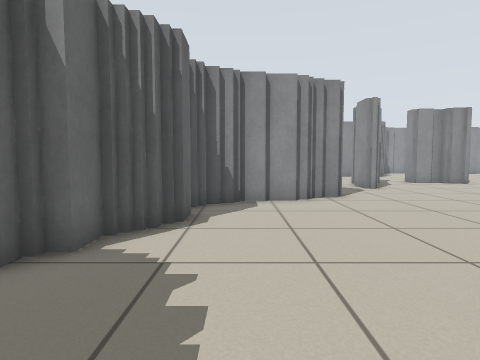
View 1 (above)

24 first-person views from a walk through a world built for the Player/Stage simulator. The camera is 0.68 m above the floor, tilts 4° down and sees 75° across. The lines on the ground mark 1 m squares. The floor is counted in squares, 0.5 m on a side. Each view is taken from the middle of a square. On the plan, view 1 faces up. The plan holds only what a view shows up to about 14 squares ahead; the rest is blank. The place goes on beyond the plan. Robots are left out.

View 2
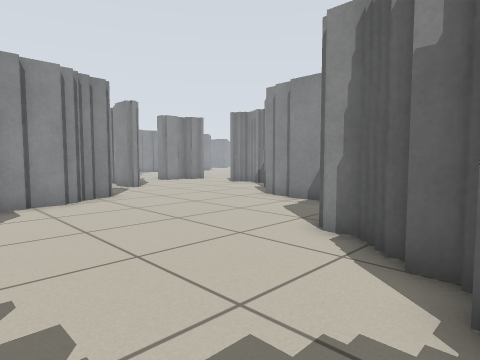

View 3
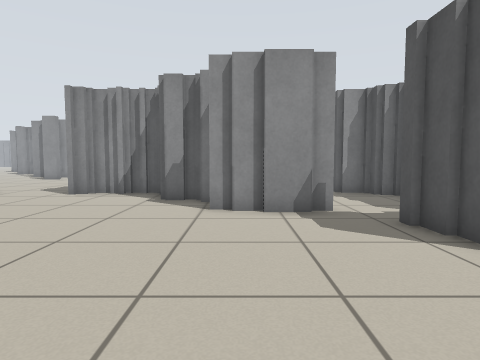

View 4
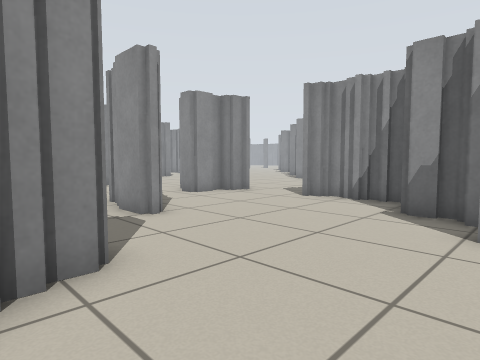

View 5
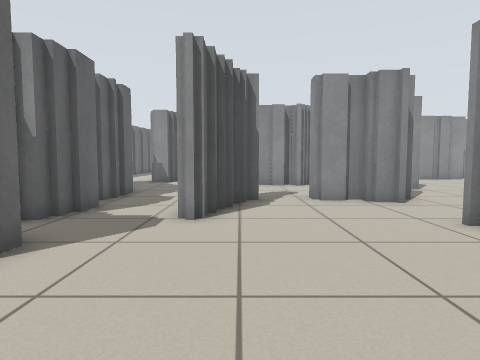

View 6
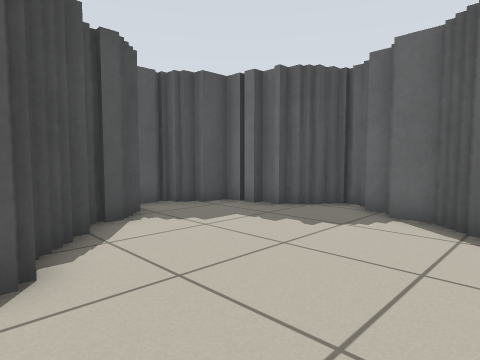

View 7
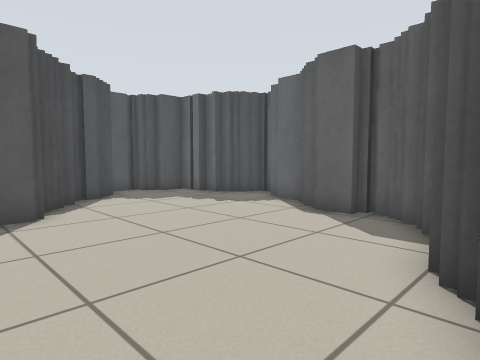

View 8
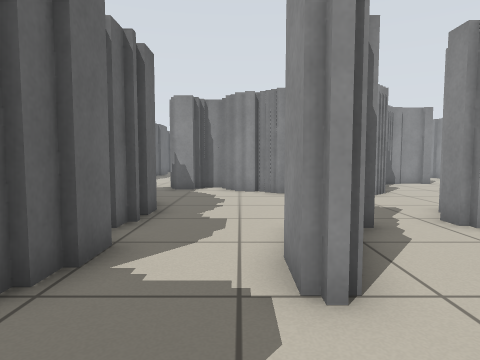

View 9
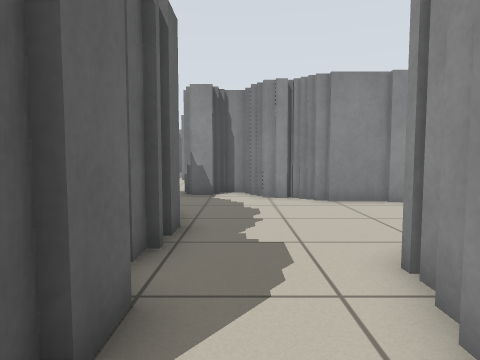

View 10
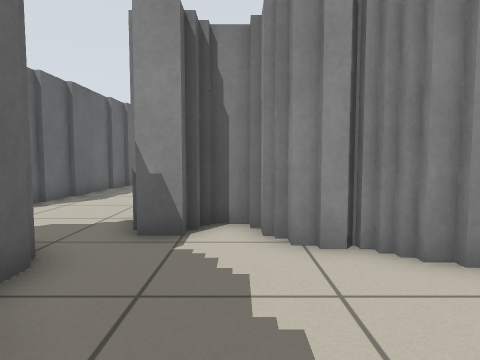

View 11
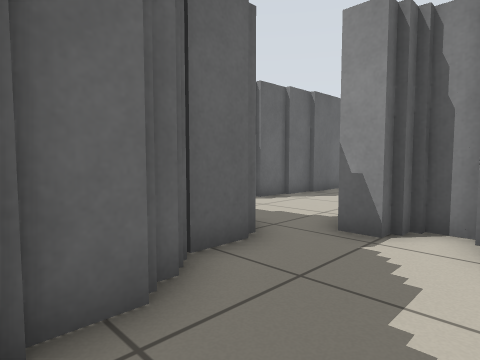

View 12
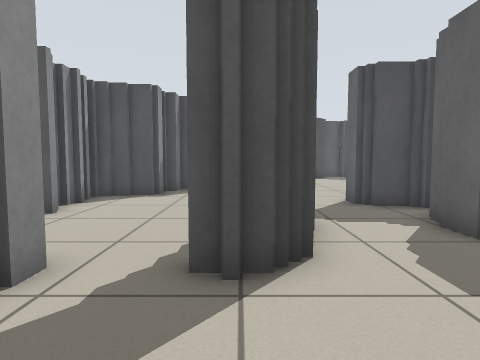

View 13
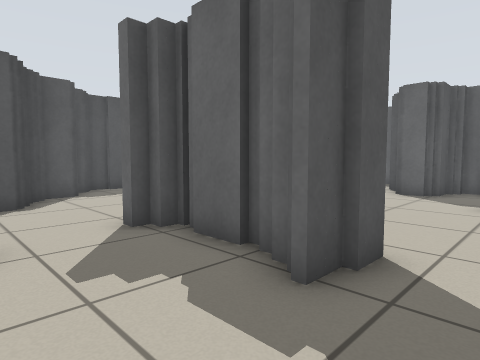

View 14
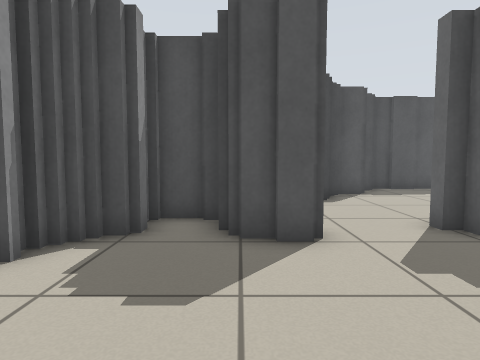

View 15
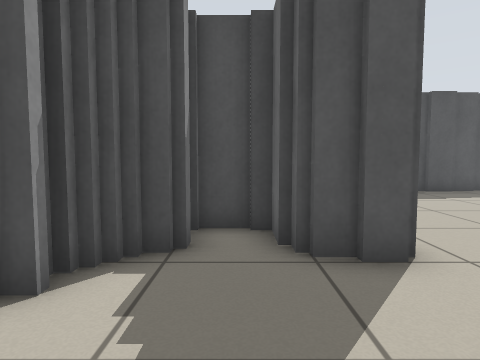

View 16
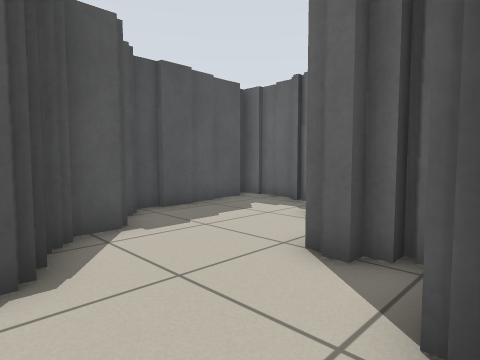

View 17
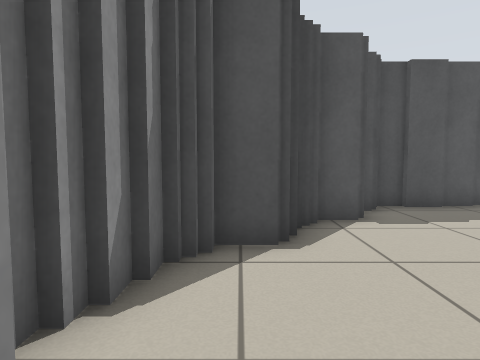

View 18
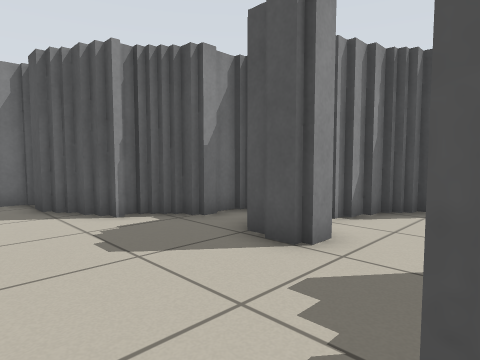

View 19
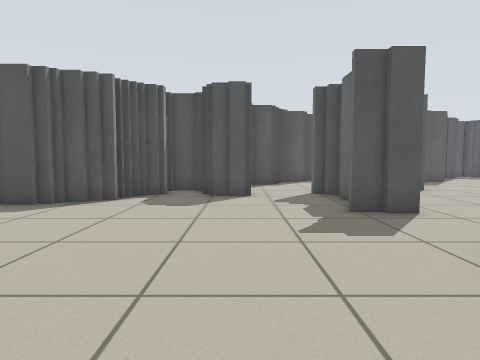

View 20
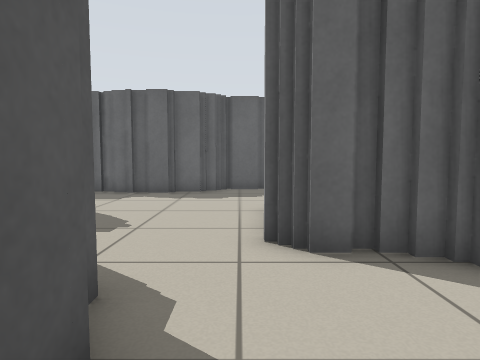

View 21
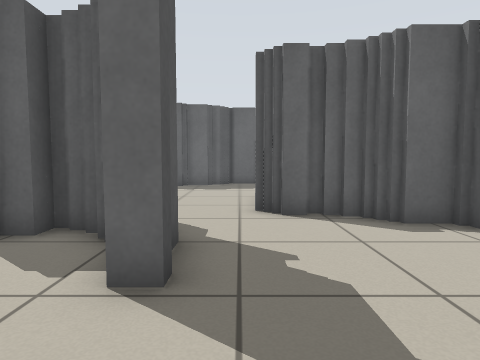

View 22
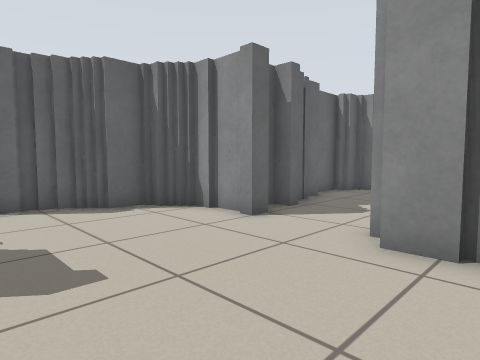

View 23
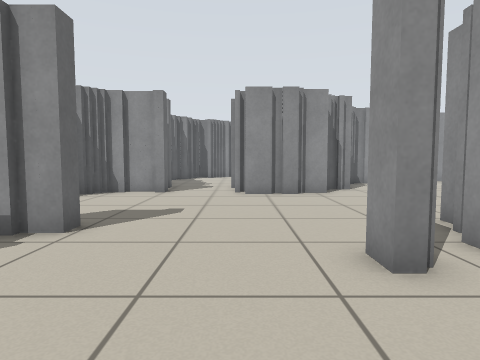

View 24
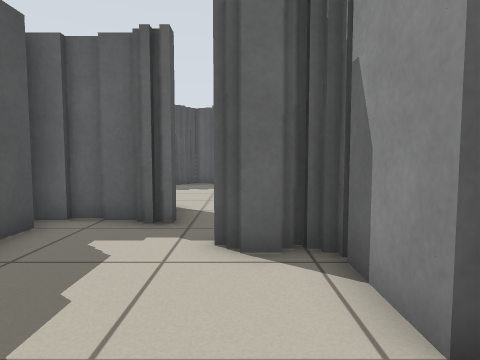

### Floor plan
Key: @ floor where view 1 was taken; # wall or solid block; . floor.
Columns run from 4 left of view 1 to 21 right of it. Each row starts with its distance up from view 1.
 33   #.             #..
 32   #.             ##..
 31   #..             #..
 30   #..             #...
 29   #..             #...
 28   #...           ###..#
 27   #...          ##....####
 26    ...###      ##.........
 25    ...####     #..........
 24     .....##   ##..........
 23      #....######..........
 22      #....................
 21      ##.........###.......
 20       #.........###.......
 19       ##......###.......#.
 18       ##......###.........
 17       ##..##..###........
 16       ##..##.............
 15       ##..#...............
 14       ##..#...............
 13      ##.........##........
 12       ##........##........
 11       ##........##......##
 10    ####........##...##.##
  9   ##..........####..##.#
  8   #..........####....###
  7   #.........####....##
  6   #.........####....#
  5  ##.........# ....###
  4 ##................#
  3 #.......####....###
  2 ##......###.....#
  1  ##....##########
  0   #.@.##  #
 -1   ##.##
 -2    ###

Where each view was taken, in squares from view 1:
view 1: 0 up, 0 right, facing up
view 2: 0 up, 1 left, facing up-right
view 3: 7 up, 0 right, facing right
view 4: 7 up, 2 right, facing up-right
view 5: 7 up, 7 right, facing up
view 6: 7 up, 5 right, facing down-left
view 7: 11 up, 6 right, facing down-left
view 8: 11 up, 5 right, facing up
view 9: 13 up, 4 right, facing up
view 10: 19 up, 4 right, facing up
view 11: 19 up, 5 right, facing up-left
view 12: 21 up, 7 right, facing down
view 13: 15 up, 16 right, facing down-left
view 14: 15 up, 17 right, facing down
view 15: 14 up, 18 right, facing down
view 16: 9 up, 15 right, facing down-left
view 17: 10 up, 15 right, facing down
view 18: 14 up, 13 right, facing down-right
view 19: 21 up, 16 right, facing down
view 20: 22 up, 15 right, facing left
view 21: 22 up, 18 right, facing left
view 22: 22 up, 20 right, facing up-left
view 23: 15 up, 18 right, facing up
view 24: 5 up, 13 right, facing left
